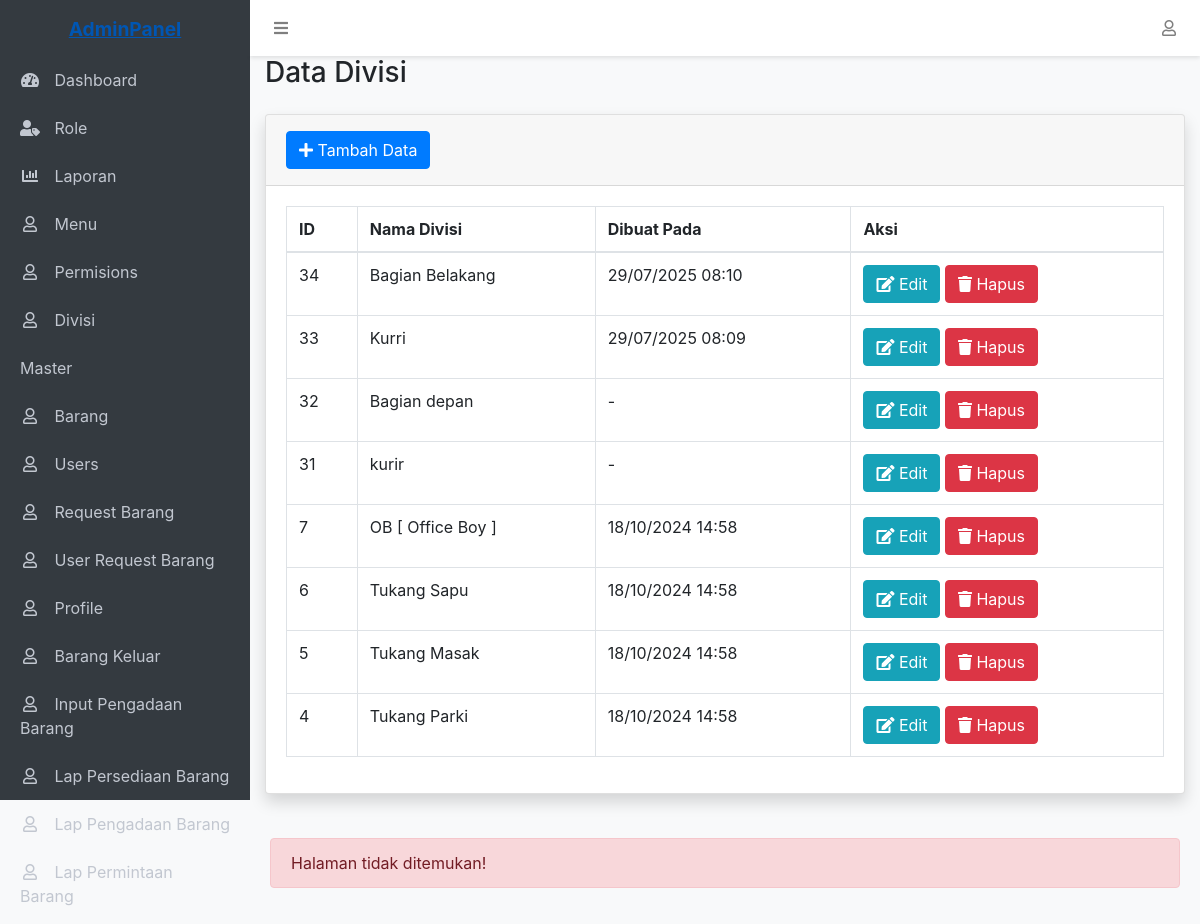
Page /main.php?page=divisi (signed in) on the committed database.
### tables this page shows
CREATE TABLE `divisi` (
  `id` bigint(20) UNSIGNED NOT NULL,
  `nama_divisi` varchar(255) NOT NULL,
  `created_at` timestamp NULL DEFAULT NULL,
  `updated_at` timestamp NULL DEFAULT NULL
);

CREATE TABLE `permissions` (
  `id` int(11) NOT NULL,
  `role_id` int(11) NOT NULL,
  `menu_id` int(11) NOT NULL,
  `can_view` tinyint(1) NOT NULL DEFAULT 0,
  `can_create` tinyint(1) NOT NULL DEFAULT 0,
  `can_edit` tinyint(1) NOT NULL DEFAULT 0,
  `can_delete` tinyint(1) NOT NULL DEFAULT 0,
  `created_at` timestamp NOT NULL DEFAULT current_timestamp(),
  `updated_at` timestamp NOT NULL DEFAULT current_timestamp() ON UPDATE current_timestamp()
);

CREATE TABLE `menus` (
  `id` int(11) NOT NULL,
  `parent_id` int(11) DEFAULT NULL,
  `name` varchar(50) NOT NULL,
  `icon` varchar(50) DEFAULT NULL,
  `url` varchar(100) DEFAULT NULL,
  `order` int(11) NOT NULL DEFAULT 0,
  `is_active` tinyint(1) NOT NULL DEFAULT 1,
  `created_at` timestamp NOT NULL DEFAULT current_timestamp(),
  `updated_at` timestamp NOT NULL DEFAULT current_timestamp() ON UPDATE current_timestamp()
);

### divisi.php (the view, shortened to what this page needs)
<?php
require 'config/database.php';
$query = "SELECT d.id, d.nama_divisi, d.created_at, d.updated_at
          FROM divisi d
          ORDER BY d.id DESC";
$result = $conn->query($query);
?>
<div class="container-fluid">
    <div class="d-sm-flex align-items-center justify-content-between mb-4">
        <h1 class="h3 mb-0 text-gray-800">Data Divisi</h1>
    </div>
    <div class="card shadow mb-4">
        <div class="card-header py-3">
            <button type="button" class="btn btn-primary" data-toggle="modal" data-target="#tambahDivisiModal">
            <i class="fas fa-plus"></i> Tambah Data
        </button>
        </div>
        <div class="card-body">
            <div class="table-responsive">
                <table class="table table-bordered" width="100%" cellspacing="0">
                    <thead>
                        <tr>
                            <th>ID</th>
                            <th>Nama Divisi</th>
                            <th>Dibuat Pada</th>
                            <th>Aksi</th>
                        </tr>
                    </thead>
                    <tbody>
                        <?php while ($divisi = $result->fetch_assoc()): ?>
                        <tr>
                            <td><?= $divisi['id'] ?></td>
                            <td><?= htmlspecialchars($divisi['nama_divisi']) ?></td>
                            <td><?= $divisi['created_at'] ? date('d/m/Y H:i', strtotime($divisi['created_at'])) : '-' ?></td>
                            <td>
                                <button type="button" class="btn btn-info" data-toggle="modal" data-target="#editDivisiModal<?= $divisi['id'] ?>">
                                    <i class="fas fa-edit"></i> Edit
                                </button>
                                <a href="?page=hapus_divisi&id=<?= $divisi['id'] ?>" class="btn btn-danger" onclick="return confirm('Anda yakin ingin menghapus data ini?')">
                                    <i class="fas fa-trash"></i> Hapus
                                </a>
                            </td>
                        </tr>
                        <?php endwhile; ?>
                    </tbody>
                </table>
            </div>
        </div>
    </div>
</div>

### layout/sidebar.php (shortened to what this page needs)
<aside class="sidebar">
    <div class="sidebar-container">
        <ul class="sidebar-menu">
            <?php
            $menu = buildMenu($_SESSION['user_role_id']);
            foreach ($menu as $item):
                if (empty($item['children'])): ?>
                    <li class="<?php echo $active_menu == basename($item['url'] ?? '', '.php') ? 'active' : ''; ?>">
                        <a href="<?php echo $item['url'] ?? ''; ?>">
                            <?php if (isset($item['icon'])): ?>
                                <i class="<?php echo $item['icon']; ?>"></i>
                            <?php endif; ?>
                            <span><?php echo $item['name'] ?? ''; ?></span>
                        </a>
                    </li>
                <?php else: ?>
                    <?php foreach ($item['children'] as $child): ?>
                        <li class="<?php echo $active_menu == basename($child['url'] ?? '', '.php') ? 'active' : ''; ?>">
                            <a href="<?php echo $child['url'] ?? ''; ?>">
                                <?php if (isset($child['icon'])): ?>
                                    <i class="<?php echo $child['icon']; ?>"></i>
                                <?php endif; ?>
                                <span><?php echo $child['name'] ?? ''; ?></span>
                            </a>
                        </li>
                    <?php endforeach; ?>
                <?php endif; ?>
            <?php endforeach; ?>
        </ul>
    </div>
</aside>

### layout/header.php (style rules this page uses)
:root { --sidebar-width: 250px; --header-height: 56px; }
body { padding-top: var(--header-height); padding-left: var(--sidebar-width); background-color: #f8f9fa; min-height: 100vh; }
.sidebar { position: fixed; top: 0; left: 0; height: 100vh; width: var(--sidebar-width); background-color: #343a40; padding-top: var(--header-height); z-index: 1000; transition: all 0.3s; }
.sidebar-menu { list-style: none; padding: 0; }
.sidebar-menu li a { display: block; padding: 12px 20px; color: #c2c7d0; text-decoration: none; transition: all 0.3s; }
.sidebar-menu li a i { margin-right: 10px; width: 20px; text-align: center; }

### rows in the picture
divisi: id "34", nama_divisi "Bagian Belakang", created_at "29/07/2025 08:10"
divisi: id "33", nama_divisi "Kurri", created_at "29/07/2025 08:09"
divisi: id "32", nama_divisi "Bagian depan"
divisi: id "31", nama_divisi "kurir"
divisi: id "7", nama_divisi "OB [ Office Boy ]", created_at "18/10/2024 14:58"
divisi: id "6", nama_divisi "Tukang Sapu", created_at "18/10/2024 14:58"
divisi: id "5", nama_divisi "Tukang Masak", created_at "18/10/2024 14:58"
divisi: id "4", nama_divisi "Tukang Parki", created_at "18/10/2024 14:58"
permissions: menu.name "Dashboard"
permissions: menu.name "Role"
permissions: menu.name "Laporan"
permissions: menu.name "Menu"
permissions: menu.name "Permisions"
permissions: menu.name "Divisi"
permissions: menu.name "Master"
permissions: menu.name "Barang"
permissions: menu.name "Users"
permissions: menu.name "Request Barang"
permissions: menu.name "User Request Barang"
permissions: menu.name "Profile"
permissions: menu.name "Barang Keluar"
permissions: menu.name "Input Pengadaan Barang"
permissions: menu.name "Lap Persediaan Barang"
permissions: menu.name "Lap Pengadaan Barang"
permissions: menu.name "Lap Permintaan Barang"
